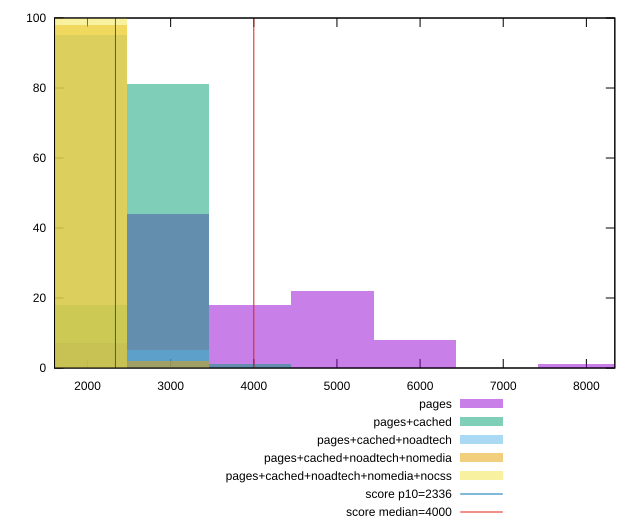

The script that saved this image:
reset

$pages <<EOF
2967.883147030399 44
4946.471911717332 22
3957.177529373865 18
5935.766294060798 8
1978.5887646869326 7
7914.35505874773 1
EOF

$pagesCached <<EOF
3957.177529373865 1
2967.883147030399 81
1978.5887646869326 18
EOF

$pagesCachedNoadtech <<EOF
1978.5887646869326 95
2967.883147030399 5
EOF

$pagesCachedNoadtechNomedia <<EOF
1978.5887646869326 98
2967.883147030399 2
EOF

$pagesCachedNoadtechNomediaNocss <<EOF
1978.5887646869326 100
EOF

set key outside below
set boxwidth 989.2943823434663
set xrange [1603.369:8342.033]
set yrange [0:100]
set trange [0:100]
set style fill transparent solid 0.5 noborder

set parametric
set terminal svg size 640, 530 enhanced background rgb 'white'
set output "report_00009_2021-02-08T22-37-41.559Z/first-contentful-paint/comparison/histogram/all_raw.svg"

plot $pages title "pages" with boxes, \
     $pagesCached title "pages+cached" with boxes, \
     $pagesCachedNoadtech title "pages+cached+noadtech" with boxes, \
     $pagesCachedNoadtechNomedia title "pages+cached+noadtech+nomedia" with boxes, \
     $pagesCachedNoadtechNomediaNocss title "pages+cached+noadtech+nomedia+nocss" with boxes, \
     2336,t title "score p10=2336", \
     4000,t title "score median=4000"

reset
